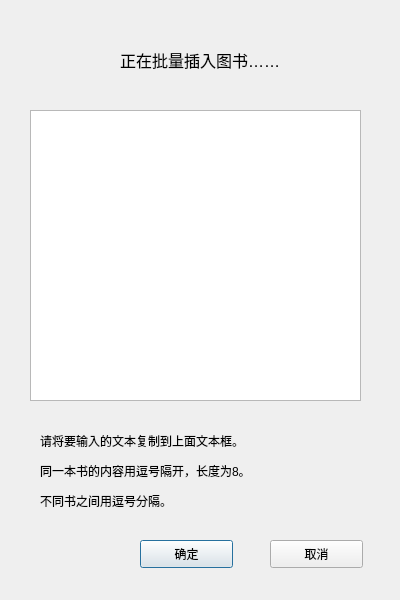
<?xml version="1.0" encoding="UTF-8"?>
<ui version="4.0">
 <class>InsText</class>
 <widget class="QDialog" name="InsText">
  <property name="geometry">
   <rect>
    <x>0</x>
    <y>0</y>
    <width>400</width>
    <height>600</height>
   </rect>
  </property>
  <property name="windowTitle">
   <string>批量图书入库</string>
  </property>
  <widget class="QPushButton" name="pushButton">
   <property name="geometry">
    <rect>
     <x>140</x>
     <y>540</y>
     <width>93</width>
     <height>28</height>
    </rect>
   </property>
   <property name="text">
    <string>确定</string>
   </property>
  </widget>
  <widget class="QTextEdit" name="textEdit">
   <property name="geometry">
    <rect>
     <x>30</x>
     <y>110</y>
     <width>331</width>
     <height>291</height>
    </rect>
   </property>
  </widget>
  <widget class="QPushButton" name="pushButton_2">
   <property name="geometry">
    <rect>
     <x>270</x>
     <y>540</y>
     <width>93</width>
     <height>28</height>
    </rect>
   </property>
   <property name="text">
    <string>取消</string>
   </property>
  </widget>
  <widget class="QLabel" name="label">
   <property name="geometry">
    <rect>
     <x>40</x>
     <y>420</y>
     <width>341</width>
     <height>41</height>
    </rect>
   </property>
   <property name="text">
    <string>请将要输入的文本复制到上面文本框。</string>
   </property>
  </widget>
  <widget class="QLabel" name="label_2">
   <property name="geometry">
    <rect>
     <x>120</x>
     <y>30</y>
     <width>231</width>
     <height>61</height>
    </rect>
   </property>
   <property name="text">
    <string>&lt;html&gt;&lt;head/&gt;&lt;body&gt;&lt;p&gt;&lt;span style=&quot; font-size:12pt;&quot;&gt;正在批量插入图书……&lt;/span&gt;&lt;/p&gt;&lt;/body&gt;&lt;/html&gt;</string>
   </property>
  </widget>
  <widget class="QLabel" name="label_3">
   <property name="geometry">
    <rect>
     <x>50</x>
     <y>40</y>
     <width>51</width>
     <height>51</height>
    </rect>
   </property>
   <property name="styleSheet">
    <string notr="true">image: url(book3.jpg)</string>
   </property>
   <property name="text">
    <string/>
   </property>
  </widget>
  <widget class="QLabel" name="label_4">
   <property name="geometry">
    <rect>
     <x>40</x>
     <y>450</y>
     <width>341</width>
     <height>41</height>
    </rect>
   </property>
   <property name="text">
    <string>同一本书的内容用逗号隔开，长度为8。</string>
   </property>
  </widget>
  <widget class="QLabel" name="label_5">
   <property name="geometry">
    <rect>
     <x>40</x>
     <y>480</y>
     <width>341</width>
     <height>41</height>
    </rect>
   </property>
   <property name="text">
    <string>不同书之间用逗号分隔。</string>
   </property>
  </widget>
 </widget>
 <resources/>
 <connections>
  <connection>
   <sender>pushButton_2</sender>
   <signal>clicked()</signal>
   <receiver>InsText</receiver>
   <slot>close()</slot>
   <hints>
    <hint type="sourcelabel">
     <x>345</x>
     <y>266</y>
    </hint>
    <hint type="destinationlabel">
     <x>390</x>
     <y>243</y>
    </hint>
   </hints>
  </connection>
 </connections>
</ui>
